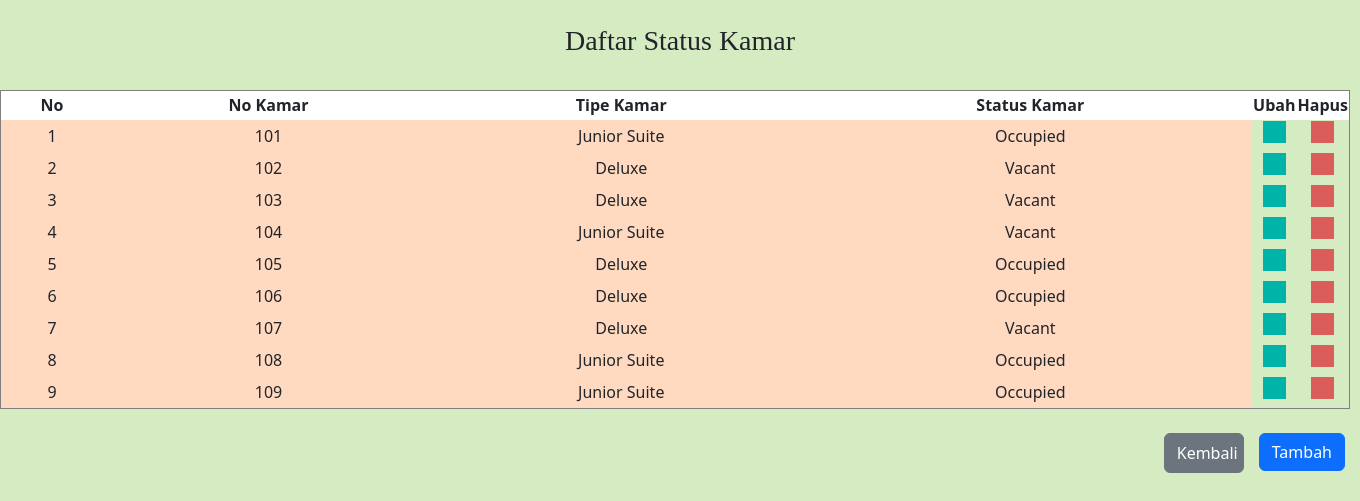
The page /statuskamar.php on the database its author committed.
### tables this page shows
CREATE TABLE `tb_statuskmr` (
  `no_kamar` int(10) NOT NULL,
  `Tipe_kamar` varchar(30) NOT NULL,
  `status_kamar` varchar(30) NOT NULL
);

### statuskamar.php (the view, shortened to what this page needs)
<!DOCTYPE html>
<html lang="en">
<head>
    <link rel="stylesheet" href="status.css">
    <link href="https://cdn.jsdelivr.net/npm/bootstrap@5.2.0-beta1/dist/css/bootstrap.min.css" rel="stylesheet">
    <link rel="stylesheet" href="status.css">
    <link rel="stylesheet" href="tambahstatus.css">
</head>
<body bgcolor="#371B58">
    <br>
    <h3 align="center">Daftar Status Kamar</h3>
    <table border="1" width="1350px">
        <tr bgcolor="#ffffff" height="30px" align="center">
            <br>
            <th>No</th>
            <th>No Kamar</th>
            <th>Tipe Kamar</th>
            <th>Status Kamar</th>
            <th>Ubah</th>
            <th>Hapus</th>
        </tr>
        <?php
            include"koneksi.php";
            $no =1;
            $hasil = mysqli_query($koneksi,"select * from tb_statuskmr") or die (mysqli_error($koneksi));
            while($data = mysqli_fetch_array($hasil)) {
                ?>
                <tr>
                    <td align="center" bgcolor="#FFD9C0"><?php echo $no++; ?></td>
                    <td align="center" bgcolor="#FFD9C0"><?php echo $data['no_kamar']; ?></td>
                    <td align="center" bgcolor="#FFD9C0"><?php echo $data['Tipe_kamar']; ?></td>
                    <td align="center" bgcolor="#FFD9C0"><?php echo $data['status_kamar']; ?></td>
                    <td width="10px" align="center"><a href="updatedata.php?id=<?php echo $data['no_kamar']?>"><input type="button" class="btn-update"></a></td>
                    <td width="10px" align="center"><a onclick="return confirm('Apakah Anda Yakin Untuk Menghapus Data ?')" href="hapus.php?id=<?php echo $data['no_kamar']?>"><input type="button" class="btn-delete"></a> </td>
                </tr>
                <?php
            }
        ?>
    </table>
    <br>
    <span style="float: right;">
        <button><a href="tambahdata.php" class="btn btn-primary">Tambah</a></button>
    </span>
<span style="float: right;">
    <button class="btn btn-secondary" name="kembali"style="width: 80px;height: 40px"><a href="index.php" style="color: #ffff; text-decoration:none;">Kembali</a></button>
</span>
</body>
</html>

### status.css (style rules this page uses)
body { background-color: #D5ECC2; }
h3 { font-weight: 800px; font-family: Mabook Regular; src: url(MABOOK.TTF); }
.btn-delete { border: 1px solid #db5d59; background:#db5d59 url('hapus.png') no-repeat 5px 4px; height: 22px; padding-left: 15px; padding-top: 5px; }
.btn-update { border: 1px solid #00b3a8; background:#00b3a8 url('edit.png') no-repeat 5px 4px; height: 22px; padding-left: 15px; padding-top: 5px; }

### tambahstatus.css (style rules this page uses)
button { padding: 0; border: none; background: none; margin-right: 15px; }

### rows shown on the page
tb_statuskmr: no_kamar "101", Tipe_kamar "Junior Suite", status_kamar "Occupied"
tb_statuskmr: no_kamar "102", Tipe_kamar "Deluxe", status_kamar "Vacant"
tb_statuskmr: no_kamar "103", Tipe_kamar "Deluxe", status_kamar "Vacant"
tb_statuskmr: no_kamar "104", Tipe_kamar "Junior Suite", status_kamar "Vacant"
tb_statuskmr: no_kamar "105", Tipe_kamar "Deluxe", status_kamar "Occupied"
tb_statuskmr: no_kamar "106", Tipe_kamar "Deluxe", status_kamar "Occupied"
tb_statuskmr: no_kamar "107", Tipe_kamar "Deluxe", status_kamar "Vacant"
tb_statuskmr: no_kamar "108", Tipe_kamar "Junior Suite", status_kamar "Occupied"
tb_statuskmr: no_kamar "109", Tipe_kamar "Junior Suite", status_kamar "Occupied"
